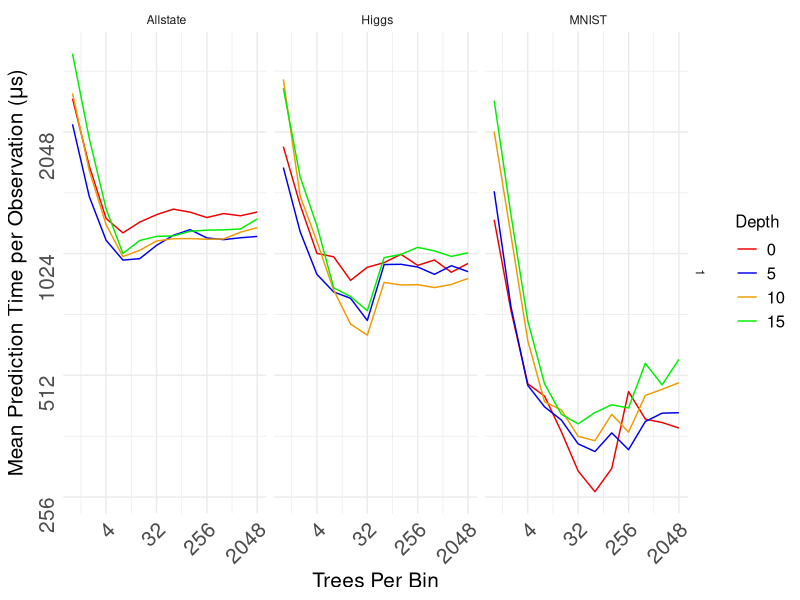

R code for this plot:
# ---
# title: "Test speed-up and scale-up of R-Rerf against xg and ranger"
# author: "James Browne"
# date: "Oct 10 2017"
# output: html_document
# ---
library(ggplot2)
library(plyr)

data_summary <- function(data, varname, groupnames){
      require(plyr)
  summary_func <- function(x, col){
          c(mean = median(x[[col]], na.rm=TRUE),
                  sd = sd(x[[col]], na.rm=TRUE))
    }
    data_sum<-ddply(data, groupnames, .fun=summary_func,
                                      varname)
    data_sum <- rename(data_sum, c("mean" = varname))
     return(data_sum)
}


mydata <- read.csv(file="experiment3.csv", header=FALSE)

z <- mydata$V3 == " MNIST"
mydata[z,]$V7 <- mydata[z,]$V7/10000
z <- mydata$V3 == " Higgs"
mydata[z,]$V7 <- mydata[z,]$V7/25000
z <- mydata$V3 == " Allstate"
mydata[z,]$V7 <- mydata[z,]$V7/50000

mydata$V6 <- as.factor(mydata$V6)

mydata <- data_summary(mydata, varname="V7",groupnames=c("V3", "V5", "V6", "V8"))


leg <- theme(legend.text = element_text(size = 12), legend.title=element_text(size = 12), plot.title = element_text(size = 16,  face="bold"), axis.title.x = element_text(size=15), axis.text.x = element_text(size=15), axis.title.y = element_text(size=15), axis.text.y = element_text(size=15))

p <- ggplot(mydata, aes(x=V5, y=V7, group=V6, color=V6)) + geom_line()
  


p <- p + scale_fill_brewer(palette="Paired") + theme_minimal()
#p <- p + scale_colour_manual(name="Depth")

p <- p + scale_colour_manual(values=c("red2", "blue2", "orange2", "green2", "purple2", "cyan2", "tomato2"), name="Depth")
														 
p <- p + labs(x = "Trees Per Bin", y =expression(paste("Mean Prediction Time per Observation (", mu, "s)")))
p <- p + leg
p <- p + scale_x_continuous(trans='log2')
p <- p + scale_y_continuous(trans='log2')
p <- p + facet_grid(V8 ~ V3)

p <- p + theme(axis.text.x = element_text(angle = 45, hjust = 1), axis.text.y = element_text(angle=90, hjust=1))

png(file="depthAndStripe.png")
print(p)
dev.off()

